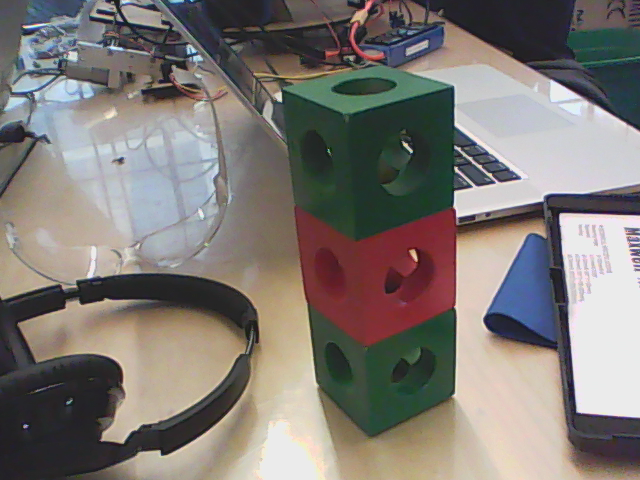
//> input picture vision/3cubes.png, 640 x 480 px
$ ./shapes4 3cubes.png   (built with g++ and OpenCV 4)
//> lines starting //> are read from the running program, lines starting //| are printed output that depends on the picture; after the words box and inside, x2 and y2 are one past the last pixel; in counts of white or black regions, pixels touching at a corner belong together
/**
 * @function findContours_Demo.cpp
 * @brief Demo code to find contours in an image
 * @author OpenCV team
 */

#include "opencv2/highgui/highgui.hpp"
#include "opencv2/imgproc/imgproc.hpp"
#include <iostream>
#include <stdio.h>
#include <stdlib.h>
#include <math.h>

using namespace cv;
using namespace std;

Mat src; Mat src_gray;
int thresh = 175;
int max_thresh = 255;
RNG rng(12345);

/// Function header
void thresh_callback(int, void* );

/**
 * @function main
 */
int main( int, char** argv )
{
  /// Load source image and convert it to gray
  Mat src2 = imread( argv[1], 1 );
//> src2 is the input picture: 480 rows x 640 cols, CV_8UC3; mean B, G, R 116.8, 121.2, 127
  int top = (int) (0.05*src2.rows), bottom = (int) (0.05*src2.rows);
//> top = 24; bottom = 24
  int left = (int) (0.05*src2.cols), right = (int) (0.05*src2.cols);
//> left = 32; right = 32
  copyMakeBorder( src2, src, top, bottom, left, right, BORDER_CONSTANT, Scalar(0,0,0) );
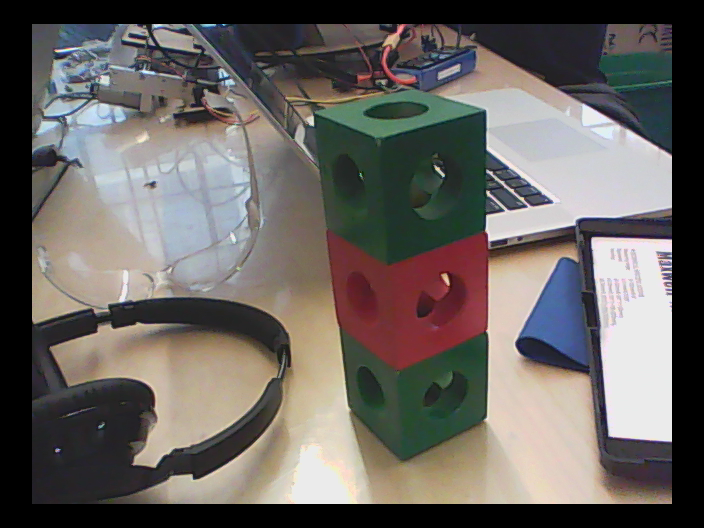
//> src: 528 rows x 704 cols, CV_8UC3; mean B, G, R 96.5, 100.2, 104.9
  /// Convert image to gray and blur it
  cvtColor( src, src_gray, COLOR_BGR2GRAY );
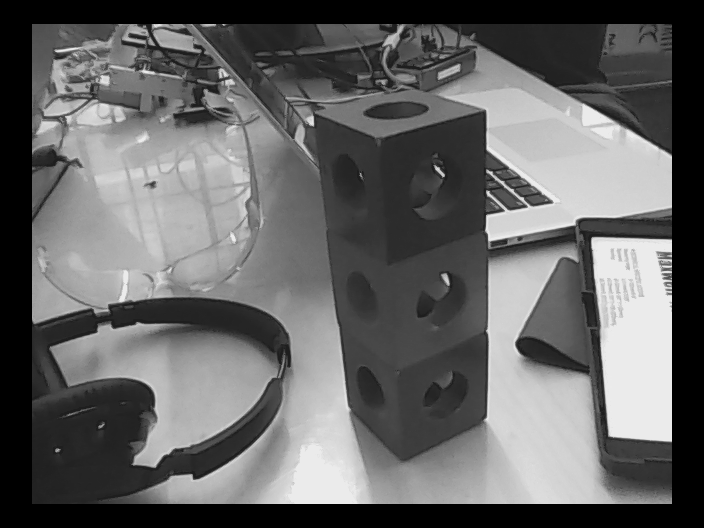
//> src_gray: 528 rows x 704 cols, CV_8UC1; min 0, max 236, mean 101.1
  blur( src_gray, src_gray, Size(3,3) );

  /// Create Window
  const char* source_window = "Source";
  namedWindow( source_window, WINDOW_AUTOSIZE );
  imshow( source_window, src );

  createTrackbar( " Canny thresh:", "Source", &thresh, max_thresh, thresh_callback );
  thresh_callback( 0, 0 );

  waitKey(0);
  return(0);
}

/**
 * @function thresh_callback
 */
void thresh_callback(int, void* )
{
  Mat canny_output;
  vector<vector<Point> > contours;
  vector<Vec4i> hierarchy;
  vector<vector<Point> > hexagons;
  vector<Point> approxit;

  /// Detect edges using canny
  Canny( src_gray, canny_output, thresh, thresh*2, 3 );
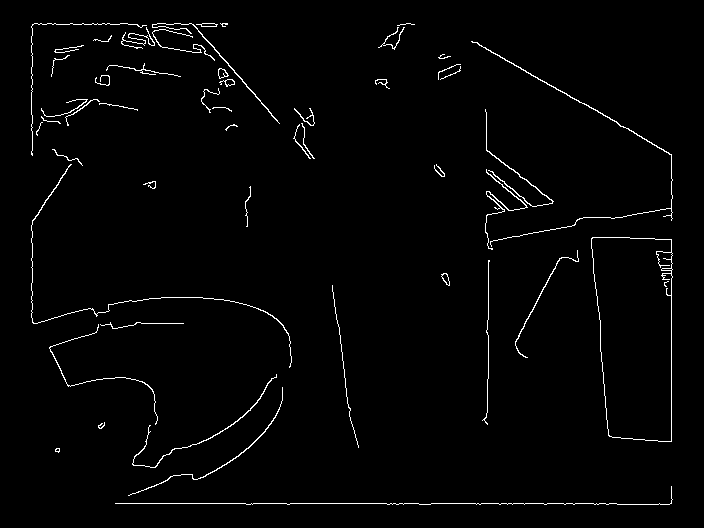
//> canny_output: 528 rows x 704 cols, CV_8UC1; 1.7% white in thin lines or dots, all inside (x1, y1, x2, y2) = (31, 23, 673, 505)
  /// Find contours
  findContours( canny_output, contours, hierarchy, CV_RETR_TREE, CV_CHAIN_APPROX_SIMPLE, Point(0, 0) );
//> contours = 58 contours, 34 with area under 20; largest, box (x1, y1, x2, y2) and area: (591, 237, 673, 442) 14344, (591, 237, 673, 442) 14305, (471, 41, 673, 247) 117, (152, 23, 280, 124) 88, (132, 374, 277, 468) 84

  /// Draw contours
  Mat drawing = Mat::zeros( canny_output.size(), CV_8UC3 );
  int cuenta = 0;
  for( size_t i = 0; i< contours.size(); i++ )
     {
       double area = sqrt(contourArea(contours[i]))*0.05;
       if(area < 1) continue;
       approxPolyDP(contours[i], approxit, area, true);
//       printf("--------------------------------\nNumber of vectors in contour and aprox #%d: %d, %d \n---------------------------------",i,contours[i].size(),approxit.size());
       Scalar color = Scalar( rng.uniform(0, 255), rng.uniform(0,255), rng.uniform(0,255) );
       if(approxit.size() ) {hexagons.push_back(approxit);drawContours( drawing, hexagons, cuenta, color, 2),cuenta++;}
     }
//> this loop made 58 passes
//> (area, cuenta) on passes 14, 16: (5.99, 1), (5.98, 2)
//> area on passes 1 to 6: 0.0354, 0.177, 0.146, 0.137, 0.437, 0.457
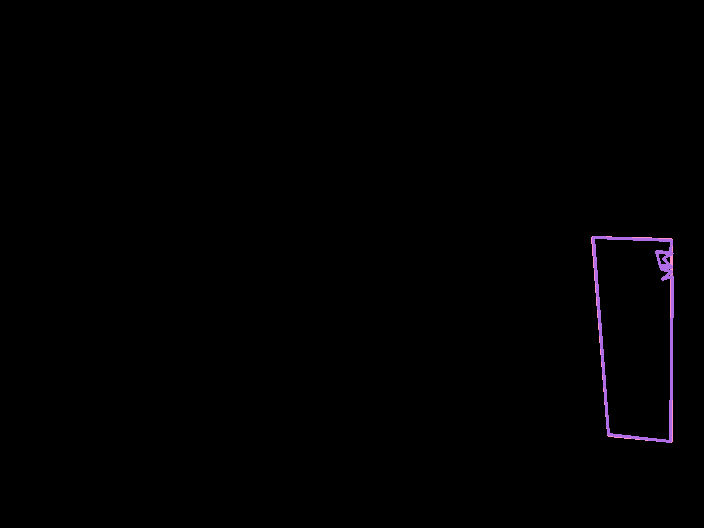
//> drawing: 528 rows x 704 cols, CV_8UC3; mean B, G, R 1.3, 0.7, 1.1
//> after the loop, approxit = 17 Points (x, y), first 12: [593, 237], [671, 240], [670, 252], [656, 251], [660, 267], [669, 265], [660, 265], [656, 252], [672, 253], [663, 258], [671, 267], [661, 269]
  printf("Number of contours, hexagons: %d, %d\n\n\n", contours.size(),cuenta);
//| Number of contours, hexagons: 58, 2

  /// Show in a window
  namedWindow( "Contours", WINDOW_AUTOSIZE );
  imshow( "Contours", drawing );
}

$ run again, on vision/cubeA1.png
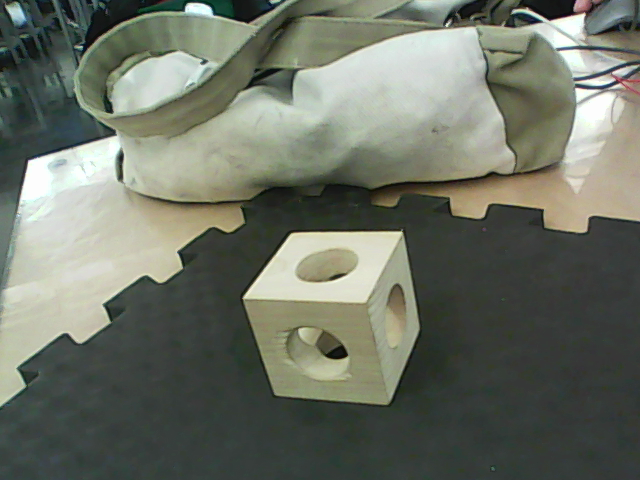
//> input picture vision/cubeA1.png, 640 x 480 px
//> src2 is the input picture: 480 rows x 640 cols, CV_8UC3; mean B, G, R 101.3, 113.7, 108.4
//> in thresh_callback, `Canny( src_gray, canny_output, thresh, thresh*2, 3 );`:
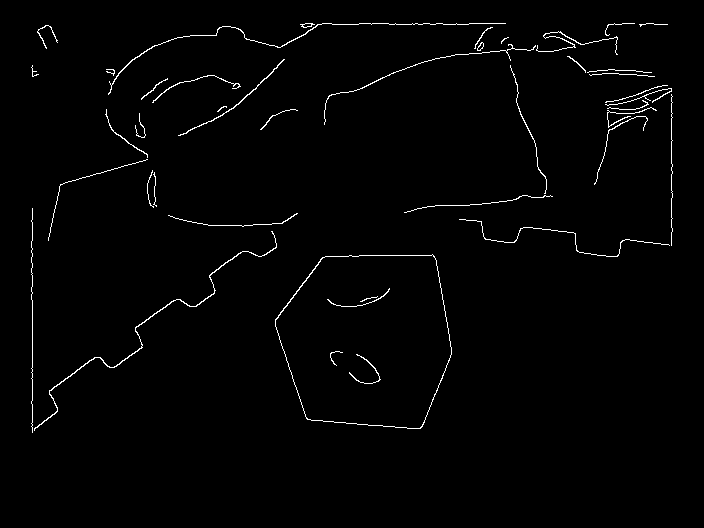
//> canny_output: 528 rows x 704 cols, CV_8UC1; 1.4% white in thin lines or dots, all inside (x1, y1, x2, y2) = (31, 23, 673, 433)
//> contours = 45 contours, 30 with area under 20; largest, box (x1, y1, x2, y2) and area: (275, 254, 452, 429) 24774, (275, 254, 452, 429) 24713, (34, 231, 277, 431) 180, (108, 23, 506, 95) 70, (178, 59, 285, 136) 68
//> the loop in thresh_callback, `for( size_t i = 0; i< contours.size(); i++ )` made 45 passes
//> (area, cuenta) on passes 1 to 2: (7.87, 1), (7.86, 2)
//> after the loop in thresh_callback, `for( size_t i = 0; i< contours.size(); i++ )`:
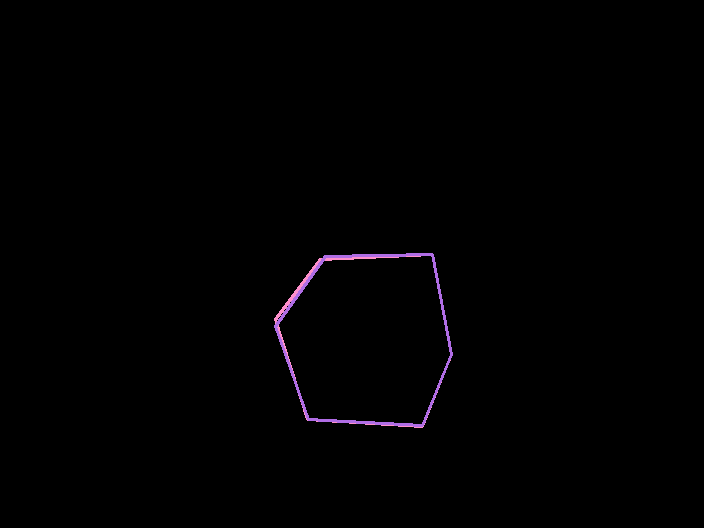
//> drawing: 528 rows x 704 cols, CV_8UC3; mean B, G, R 1.4, 0.7, 1.2
//> after the loop in thresh_callback, `for( size_t i = 0; i< contours.size(); i++ )`: approxit = 6 Points (x, y): [432, 254], [451, 354], [422, 425], [308, 419], [275, 326], [325, 256]
//| Number of contours, hexagons: 45, 2

$ run again, on vision/cubeA2.png
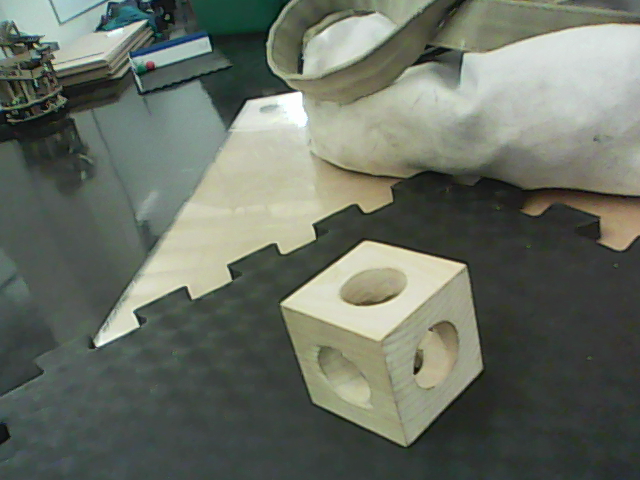
//> input picture vision/cubeA2.png, 640 x 480 px
//> src2 is the input picture: 480 rows x 640 cols, CV_8UC3; mean B, G, R 99.8, 111, 104.4
//> in thresh_callback, `Canny( src_gray, canny_output, thresh, thresh*2, 3 );`:
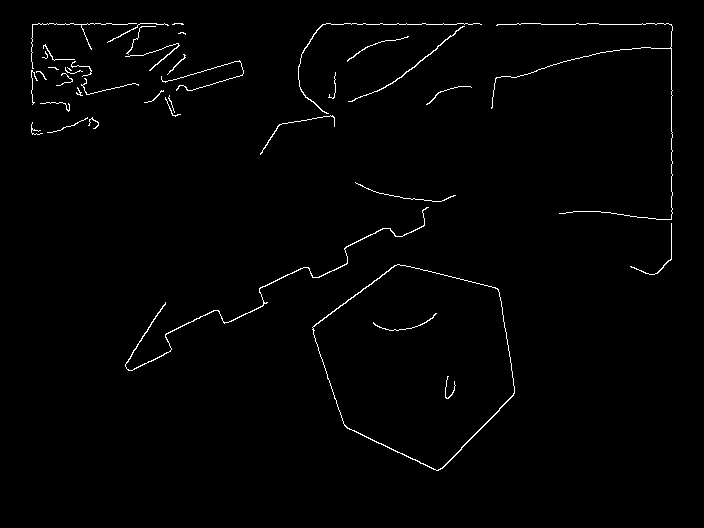
//> canny_output: 528 rows x 704 cols, CV_8UC1; 1.2% white in thin lines or dots, all inside (x1, y1, x2, y2) = (31, 23, 673, 471)
//> contours = 40 contours, 33 with area under 20; largest, box (x1, y1, x2, y2) and area: (312, 264, 515, 471) 28900, (312, 264, 515, 471) 28716, (125, 207, 429, 371) 180, (348, 26, 465, 102) 68, (298, 23, 482, 114) 43, (125, 43, 180, 71) 26, (260, 115, 335, 155) 21
//> the loop in thresh_callback, `for( size_t i = 0; i< contours.size(); i++ )` made 40 passes
//> (area, cuenta) on passes 1 to 2: (8.5, 1), (8.47, 2)
//> after the loop in thresh_callback, `for( size_t i = 0; i< contours.size(); i++ )`:
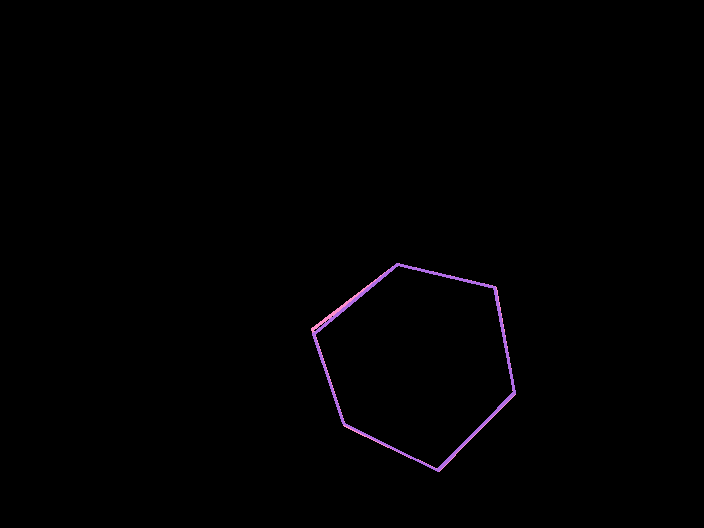
//> drawing: 528 rows x 704 cols, CV_8UC3; mean B, G, R 1.4, 0.7, 1.2
//> after the loop in thresh_callback, `for( size_t i = 0; i< contours.size(); i++ )`: approxit = 6 Points (x, y): [397, 264], [494, 287], [514, 392], [437, 470], [343, 423], [313, 334]
//| Number of contours, hexagons: 40, 2
